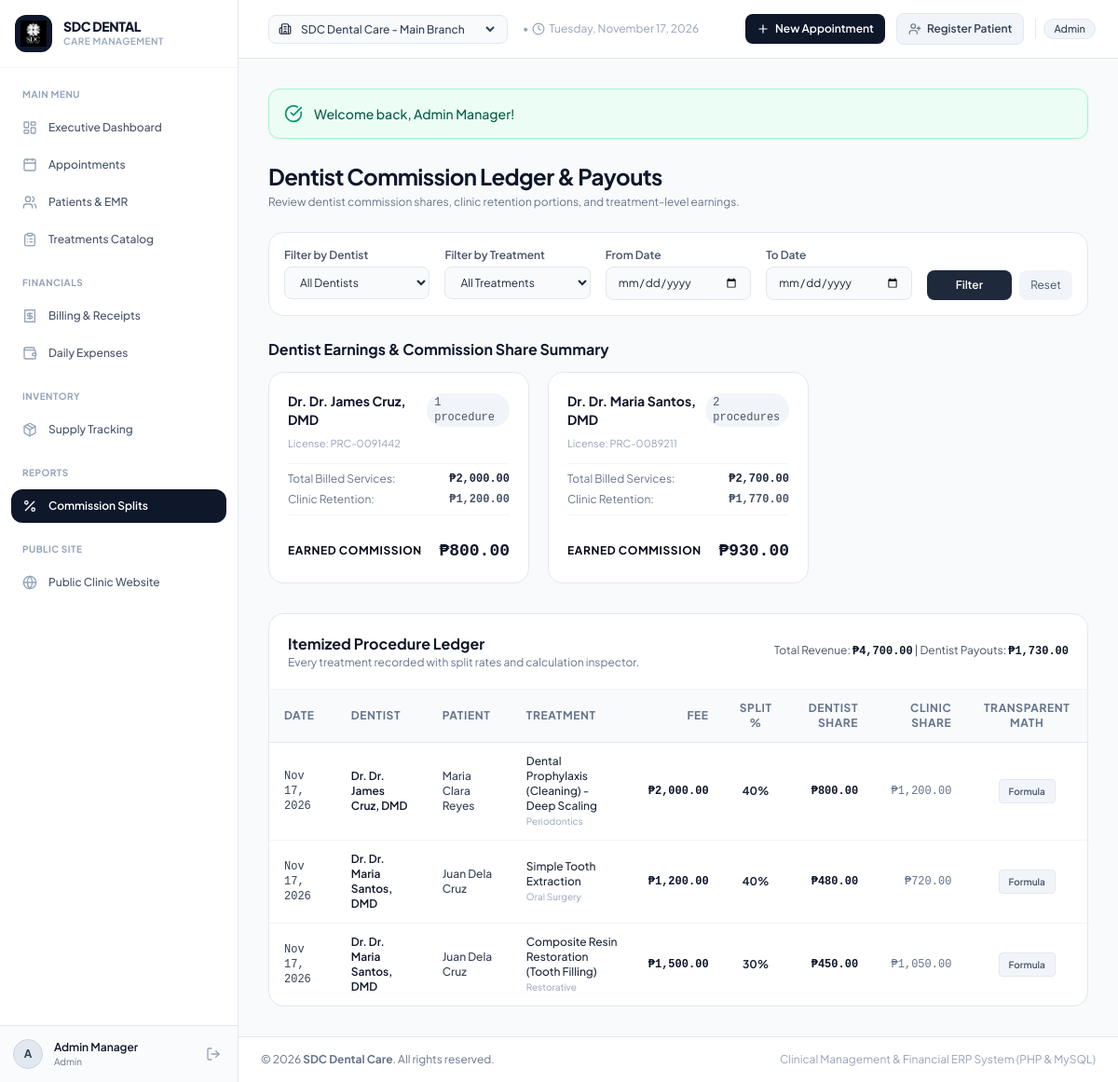
The page /index.php?page=commissions (signed in) on the database its author committed.
### tables this page shows
CREATE TABLE `appointment_treatments` (
    `id` INT AUTO_INCREMENT PRIMARY KEY,
    `appointment_id` INT NOT NULL,
    `treatment_id` INT NOT NULL,
    `dentist_id` INT NOT NULL,
    `actual_price` DECIMAL(10,2) NOT NULL,
    `commission_rate` DECIMAL(5,2) NOT NULL,
    `dentist_commission_amount` DECIMAL(10,2) NOT NULL,
    `clinic_share_amount` DECIMAL(10,2) NOT NULL,
    `notes` TEXT NULL,
    `performed_at` TIMESTAMP DEFAULT CURRENT_TIMESTAMP,
    FOREIGN KEY (`appointment_id`) REFERENCES `appointments`(`id`) ON DELETE CASCADE,
    FOREIGN KEY (`treatment_id`) REFERENCES `treatments`(`id`),
    FOREIGN KEY (`dentist_id`) REFERENCES `dentists`(`id`)
);

CREATE TABLE `appointments` (
    `id` INT AUTO_INCREMENT PRIMARY KEY,
    `appointment_code` VARCHAR(30) UNIQUE NOT NULL,
    `branch_id` INT NOT NULL,
    `patient_id` INT NULL,
    `guest_name` VARCHAR(100) NULL,
    `guest_phone` VARCHAR(30) NULL,
    `preferred_dentist_id` INT NULL,
    `assigned_dentist_id` INT NULL,
    `reassignment_reason` TEXT NULL,
    `appointment_date` DATE NOT NULL,
    `appointment_time` TIME NOT NULL,
    `dental_concern` TEXT NOT NULL,
    `source` ENUM('online_portal', 'walk_in', 'phone') DEFAULT 'walk_in',
    `status` ENUM('pending_confirmation', 'confirmed', 'in_progress', 'completed', 'cancelled', 'no_show') DEFAULT 'confirmed',
    `notes` TEXT NULL,
    `created_at` TIMESTAMP DEFAULT CURRENT_TIMESTAMP,
    FOREIGN KEY (`branch_id`) REFERENCES `branches`(`id`),
    FOREIGN KEY (`patient_id`) REFERENCES `patients`(`id`) ON DELETE SET NULL,
    FOREIGN KEY (`preferred_dentist_id`) REFERENCES `dentists`(`id`) ON DELETE SET NULL,
    FOREIGN KEY (`assigned_dentist_id`) REFERENCES `dentists`(`id`) ON DELETE SET NULL
);

CREATE TABLE `users` (
    `id` INT AUTO_INCREMENT PRIMARY KEY,
    `branch_id` INT NULL,
    `role` ENUM('admin', 'dentist', 'front_desk', 'assistant') NOT NULL,
    `username` VARCHAR(50) UNIQUE NOT NULL,
    `password_hash` VARCHAR(255) NOT NULL,
    `full_name` VARCHAR(100) NOT NULL,
    `email` VARCHAR(100) UNIQUE,
    `phone` VARCHAR(30),
    `status` ENUM('active', 'inactive') DEFAULT 'active',
    `created_at` TIMESTAMP DEFAULT CURRENT_TIMESTAMP,
    FOREIGN KEY (`branch_id`) REFERENCES `branches`(`id`) ON DELETE SET NULL
);

CREATE TABLE `patients` (
    `id` INT AUTO_INCREMENT PRIMARY KEY,
    `patient_code` VARCHAR(30) UNIQUE NOT NULL,
    `first_name` VARCHAR(50) NOT NULL,
    `last_name` VARCHAR(50) NOT NULL,
    `gender` ENUM('male', 'female', 'other') DEFAULT 'other',
    `date_of_birth` DATE NULL,
    `phone` VARCHAR(30) NOT NULL,
    `email` VARCHAR(100) NULL,
    `address` TEXT NULL,
    `occupation` VARCHAR(100) NULL,
    `medical_history` TEXT NULL,
    `allergies` TEXT NULL,
    `created_at` TIMESTAMP DEFAULT CURRENT_TIMESTAMP
);

CREATE TABLE `treatments` (
    `id` INT AUTO_INCREMENT PRIMARY KEY,
    `treatment_code` VARCHAR(30) UNIQUE NOT NULL,
    `treatment_name` VARCHAR(100) NOT NULL,
    `category` VARCHAR(50) NOT NULL DEFAULT 'General',
    `standard_price` DECIMAL(10,2) NOT NULL,
    `fixed_commission_rate` DECIMAL(5,2) NOT NULL DEFAULT 30.00,
    `description` TEXT,
    `is_active` TINYINT(1) DEFAULT 1
);

### views/reports/commissions.php (the view, shortened to what the rows shown need)
<?php
require_once __DIR__ . '/../layouts/header.php';
?>
<div class="mb-6 flex flex-col md:flex-row md:items-center md:justify-between gap-4">
    <div>
        <h2 class="text-2xl font-bold text-slate-900 tracking-tight">Dentist Commission Ledger & Payouts</h2>
    </div>
</div>
<div class="bg-white rounded-2xl border border-slate-200 shadow-xs overflow-hidden">
    <div class="overflow-x-auto">
        <table class="w-full text-left border-collapse text-xs">
            <thead>
                <tr class="bg-slate-50 text-slate-500 uppercase tracking-wider font-bold border-b border-slate-200">
                    <th class="py-3 px-4">Date</th>
                    <th class="py-3 px-4">Dentist</th>
                    <th class="py-3 px-4">Patient</th>
                    <th class="py-3 px-4">Treatment</th>
                    <th class="py-3 px-4 text-right">Fee</th>
                    <th class="py-3 px-4 text-center">Split %</th>
                    <th class="py-3 px-4 text-right">Dentist Share</th>
                    <th class="py-3 px-4 text-right">Clinic Share</th>
                    <th class="py-3 px-4 text-center">Transparent Math</th>
                </tr>
            </thead>
            <tbody class="divide-y divide-slate-100 text-slate-700">
                <?php if (empty($reportData['records'])): ?>
                    <tr>
                        <td colspan="9" class="text-center py-8 text-slate-400 italic">No procedures match the selected criteria.</td>
                    </tr>
                <?php else: ?>
                    <?php foreach ($reportData['records'] as $rec): ?>
                        <tr class="hover:bg-slate-50 transition">
                            <td class="py-3 px-4 font-mono"><?= date('M d, Y', strtotime($rec['appointment_date'])) ?></td>
                            <td class="py-3 px-4 font-semibold text-slate-900">Dr. <?= htmlspecialchars($rec['dentist_name']) ?></td>
                            <td class="py-3 px-4 font-medium"><?= htmlspecialchars($rec['first_name'] . ' ' . $rec['last_name']) ?></td>
                            <td class="py-3 px-4">
                                <span class="font-medium text-slate-800"><?= htmlspecialchars($rec['treatment_name']) ?></span>
                                <span class="text-[10px] text-slate-400 block"><?= htmlspecialchars($rec['category']) ?></span>
                            </td>
                            <td class="py-3 px-4 text-right font-mono font-bold text-slate-900">
                                <?= APP_CURRENCY ?><?= number_format($rec['actual_price'], 2) ?>
                            </td>
                            <td class="py-3 px-4 text-center font-bold text-teal-600">
                                <?= (int)$rec['commission_rate'] ?>%
                            </td>
                            <td class="py-3 px-4 text-right font-mono font-bold text-teal-700">
                                <?= APP_CURRENCY ?><?= number_format($rec['dentist_commission_amount'], 2) ?>
                            </td>
                            <td class="py-3 px-4 text-right font-mono text-slate-500">
                                <?= APP_CURRENCY ?><?= number_format($rec['clinic_share_amount'], 2) ?>
                            </td>
                            <td class="py-3 px-4 text-center">
                                <button onclick="openTreatmentFormulaModal('<?= addslashes(htmlspecialchars($rec['treatment_name'])) ?>', '<?= addslashes(htmlspecialchars($rec['dentist_name'])) ?>', <?= (float)$rec['actual_price'] ?>, <?= (float)$rec['commission_rate'] ?>, <?= (float)$rec['dentist_commission_amount'] ?>, <?= (float)$rec['clinic_share_amount'] ?>)"
                                        class="px-2.5 py-1 bg-slate-100 hover:bg-teal-50 hover:text-teal-700 text-slate-600 text-[10px] font-semibold rounded border border-slate-200 transition">
                                    Formula
                                </button>
                            </td>
                        </tr>
                    <?php endforeach; ?>
                <?php endif; ?>
            </tbody>
        </table>
    </div>
</div>
<?php require_once __DIR__ . '/../layouts/footer.php'; ?>

### rows shown on the page
appointment_treatments: appointment.appointment_date "Nov 17, 2026", users.full_name "Dr. James Cruz, DMD", patients.first_name+last_name "Maria Clara Reyes", treatment.treatment_name "Dental Prophylaxis (Cleaning) - Deep Scaling", treatment.category "Periodontics", actual_price "2,000.00", commission_rate "40", dentist_commission_amount "800.00", clinic_share_amount "1,200.00"
appointment_treatments: appointment.appointment_date "Nov 17, 2026", users.full_name "Dr. Maria Santos, DMD", patients.first_name+last_name "Juan Dela Cruz", treatment.treatment_name "Simple Tooth Extraction", treatment.category "Oral Surgery", actual_price "1,200.00", commission_rate "40", dentist_commission_amount "480.00", clinic_share_amount "720.00"
appointment_treatments: appointment.appointment_date "Nov 17, 2026", users.full_name "Dr. Maria Santos, DMD", patients.first_name+last_name "Juan Dela Cruz", treatment.treatment_name "Composite Resin Restoration (Tooth Filling)", treatment.category "Restorative", actual_price "1,500.00", commission_rate "30", dentist_commission_amount "450.00", clinic_share_amount "1,050.00"

### other values the page prints
substr($currentUser['full_name'] ?? 'U', 0, 1) "A"
$currentUser['full_name'] "Admin Manager"
str_replace('_', ' ', $currentUser['role'] ?? 'Staff') "Admin"
str_replace('_', ' ', $currentUser['role']) "Admin"
$success "Welcome back, Admin Manager!"
$sum['dentist_name'] "Dr. James Cruz, DMD"
$sum['total_cases'] "1"
$sum['license_no'] "PRC-0091442"
$sum['total_revenue'] "2,000.00"
$sum['clinic_share'] "1,200.00"
$sum['dentist_share'] "800.00"
$sum['dentist_name'] "Dr. Maria Santos, DMD"
$sum['total_cases'] "2"
$sum['license_no'] "PRC-0089211"
$sum['total_revenue'] "2,700.00"
